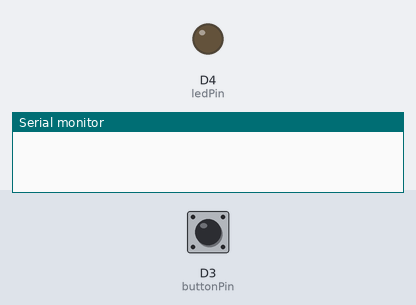
This sketch was run on a simulated ESP8266 (NodeMCU). Parts: output pins drawn as LEDs (lit = HIGH), the last lines printed to the serial monitor. The test bench sets the inputs (shaded band); at power-on: D3 (buttonPin) LOW.

Above: at 1.2 s.
1.3 s: D3 (buttonPin) pulled HIGH for 0.15 s
At 2.7 s:
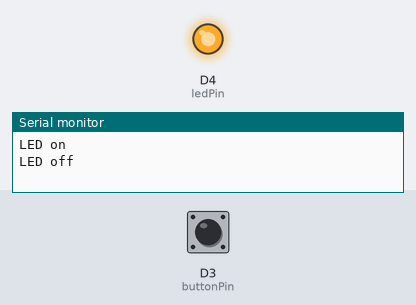
3.3 s: D3 (buttonPin) pulled HIGH for 3.2 s
At 3.8 s:
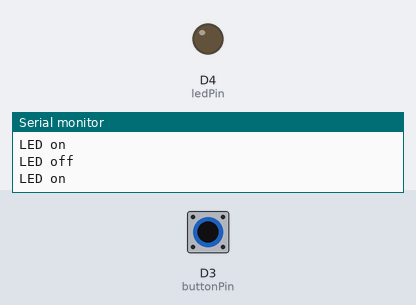
Timing chart, 0 to 8.0 s (numbered marks = the images above; inputs shaded):
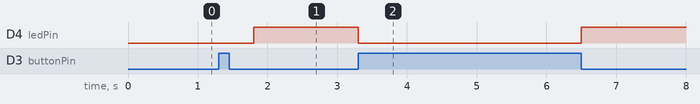

Measured:
- after the input at 1.3 s, D4 (ledPin): LOW → HIGH after 0.50 s
- after the input at 3.3 s, D4 (ledPin): HIGH → LOW at once, → HIGH 3.2 s later

The sketch:

manipular_button.ino
```cpp
const int buttonPin = D3;
const int ledPin = BUILTIN_LED;

int buttonState = 0;
int newData = 0;

void setup() {

  Serial.begin(9600);

  pinMode(buttonPin, INPUT);
  pinMode(ledPin, OUTPUT);

  // set initial sttate, Led off
  digitalWrite(ledPin, buttonState);

}

void loop() {

  // read button sate, HIGH when pressed, LOW when not

    buttonState = digitalRead(buttonPin);

  if (newData != buttonState) {
    if (buttonState == HIGH) {
      digitalWrite(ledPin, LOW);  // LED on
      Serial.println("LED on");
    } else {
      digitalWrite(ledPin, HIGH ); // LED off
      Serial.println("LED off");
    }
    newData = buttonState;
    delay(500);
  }

}
```
